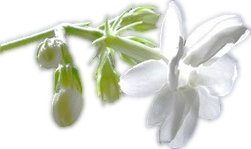
#> input picture tags/0.0.2/JASmine-Web/images/JasmineFlower.jpg, 251 x 149 px
$ python -i inkcoverage.py   (imports and definitions only)   (Python 2 division)
#> lines starting #> are read from the running program, lines starting #| are printed output that depends on the picture
#! /usr/bin/env python
# -*- coding: ISO-8859-15 -*-
#
# pkpgcounter : a generic Page Description Language parser
#
# (c) 2003, 2004, 2005, 2006 Jerome Alet <alet@librelogiciel.com>
# This program is free software; you can redistribute it and/or modify
# it under the terms of the GNU General Public License as published by
# the Free Software Foundation; either version 2 of the License, or
# (at your option) any later version.
#
# This program is distributed in the hope that it will be useful,
# but WITHOUT ANY WARRANTY; without even the implied warranty of
# MERCHANTABILITY or FITNESS FOR A PARTICULAR PURPOSE.  See the
# GNU General Public License for more details.
#
# You should have received a copy of the GNU General Public License
# along with this program; if not, write to the Free Software
# Foundation, Inc., 51 Franklin Street, Fifth Floor, Boston, MA 02110-1301, USA.
#
# $Id: inkcoverage.py 122 2006-01-17 21:55:50Z jerome $
#

import sys

from PIL import Image

def getPercentCMYK(img, nbpix) :
    """Extracts the percents of Cyan, Magenta, Yellow, and Black from a picture.

       PIL doesn't produce useable CMYK for our algorithm, so we use the algorithm from PrintBill.
       Psyco speeds this function up by around 2.5 times on my computer.
    """
    if img.mode != "RGB" :
        img = img.convert("RGB")
    data = img.getdata()
    cyan = magenta = yellow = black = 0
    for (r, g, b) in data :
        if r == g == b :
            black += 255 - r
        else :
            cyan += 255 - r
            magenta += 255 - g
            yellow += 255 - b
    return { "C" : 100.0 * (cyan / 255.0) / nbpix,
             "M" : 100.0 * (magenta / 255.0) / nbpix,
             "Y" : 100.0 * (yellow / 255.0) / nbpix,
             "K" : 100.0 * (black / 255.0) / nbpix,
           }

def getPercent(img, nbpix) :
    """Extracts the percents per color component from a picture.

       Faster without Pysco.
    """
    result = {}
    bands = img.split()
    for (i, bandname) in enumerate(img.getbands()) :
        result[bandname] = 100.0 * (reduce(lambda current, next: current + (next[1] * next[0]), enumerate(bands[i].histogram()), 0) / 255.0) / nbpix
    return result

def getPercentBlack(img, nbpix) :
    """Extracts the percents of Black from a picture, once converted to gray levels."""
    if img.mode != "L" :
        img = img.convert("L")
    return { "L" : 100.0 - getPercent(img, nbpix)["L"] }

def getPercentRGB(img, nbpix) :
    """Extracts the percents of Red, Green, Blue from a picture, once converted to RGB."""
    if img.mode != "RGB" :
        img = img.convert("RGB")
    return getPercent(img, nbpix)

def getPercentCMY(img, nbpix) :
    """Extracts the percents of Cyan, Magenta, and Yellow from a picture once converted to RGB."""
    result = getPercentRGB(img, nbpix)
    return { "C" : 100.0 - result["R"],
             "M" : 100.0 - result["G"],
             "Y" : 100.0 - result["B"],
           }

def getPercents(fname) :
    """Extracts the ink percentages from an image."""
    try :
        import psyco
    except ImportError :
        pass
    else :
        psyco.bind(getPercentCMYK)
    result = []
    index = 0
    image = Image.open(fname)
#> image is the input picture: PIL image 251x149 RGB; mean R, G, B 221.5, 224.3, 214
    try :
        while 1 :
            nbpixels = image.size[0] * image.size[1]
            result.append((image.size, \
                           { "BLACK" : getPercentBlack(image, nbpixels), \
                             "RGB" : getPercentRGB(image, nbpixels), \
                             "CMY" : getPercentCMY(image, nbpixels), \
                             "CMYK" : getPercentCMYK(image, nbpixels), \
                           }))
            index += 1
            image.seek(index)
#> this loop made 1 pass
#> pass 1, in getPercentBlack, `img = img.convert("L")`:
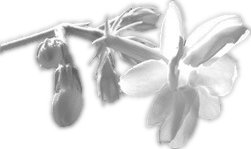
#> img: PIL image 251x149 L; min 87, max 255, mean 222.3
#> after the loop, index = 1; result = 1 item
    except EOFError :
        pass
    return result

# [3 lines not run here, left out]

>>> result = getPercents('../../../../tags/0.0.2/JASmine-Web/images/JasmineFlower.jpg')
#> result = 1 item
